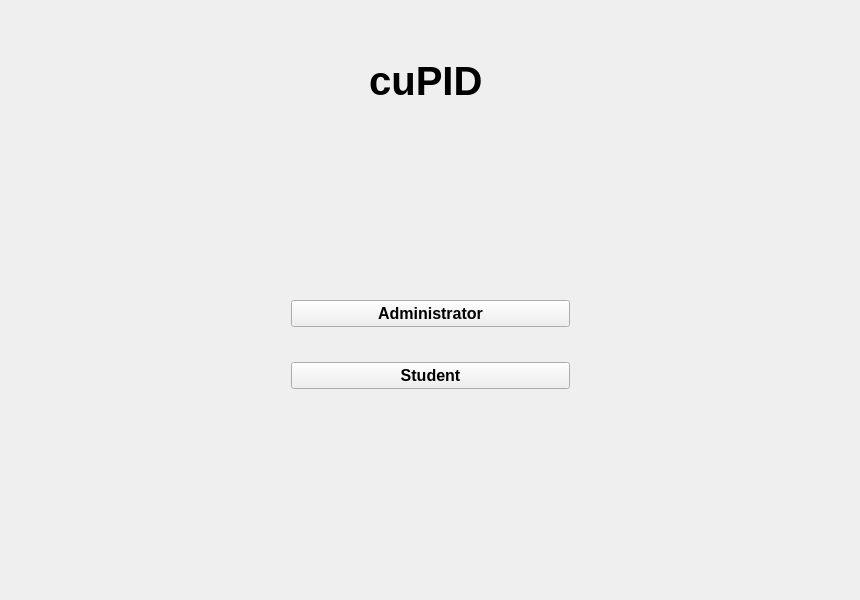
<?xml version="1.0" encoding="UTF-8"?>
<ui version="4.0">
 <class>WelcomePage</class>
 <widget class="QWidget" name="WelcomePage">
  <property name="geometry">
   <rect>
    <x>0</x>
    <y>0</y>
    <width>860</width>
    <height>600</height>
   </rect>
  </property>
  <property name="windowTitle">
   <string>WelcomePage</string>
  </property>
  <widget class="QWidget" name="verticalLayoutWidget_2">
   <property name="geometry">
    <rect>
     <x>310</x>
     <y>10</y>
     <width>221</width>
     <height>141</height>
    </rect>
   </property>
   <layout class="QVBoxLayout" name="verticalLayout_2">
    <item alignment="Qt::AlignHCenter">
     <widget class="QLabel" name="label">
      <property name="font">
       <font>
        <pointsize>30</pointsize>
        <weight>75</weight>
        <bold>true</bold>
       </font>
      </property>
      <property name="text">
       <string> cuPID</string>
      </property>
     </widget>
    </item>
   </layout>
  </widget>
  <widget class="QWidget" name="layoutWidget">
   <property name="geometry">
    <rect>
     <x>280</x>
     <y>260</y>
     <width>301</width>
     <height>171</height>
    </rect>
   </property>
   <layout class="QVBoxLayout" name="verticalLayout_3">
    <item>
     <widget class="QPushButton" name="adminButton_2">
      <property name="font">
       <font>
        <pointsize>12</pointsize>
        <weight>75</weight>
        <bold>true</bold>
       </font>
      </property>
      <property name="text">
       <string>Administrator</string>
      </property>
     </widget>
    </item>
    <item>
     <widget class="QPushButton" name="studentButton_2">
      <property name="font">
       <font>
        <pointsize>12</pointsize>
        <weight>75</weight>
        <bold>true</bold>
       </font>
      </property>
      <property name="text">
       <string>Student</string>
      </property>
     </widget>
    </item>
   </layout>
  </widget>
 </widget>
 <layoutdefault spacing="6" margin="11"/>
 <resources/>
 <connections/>
</ui>
